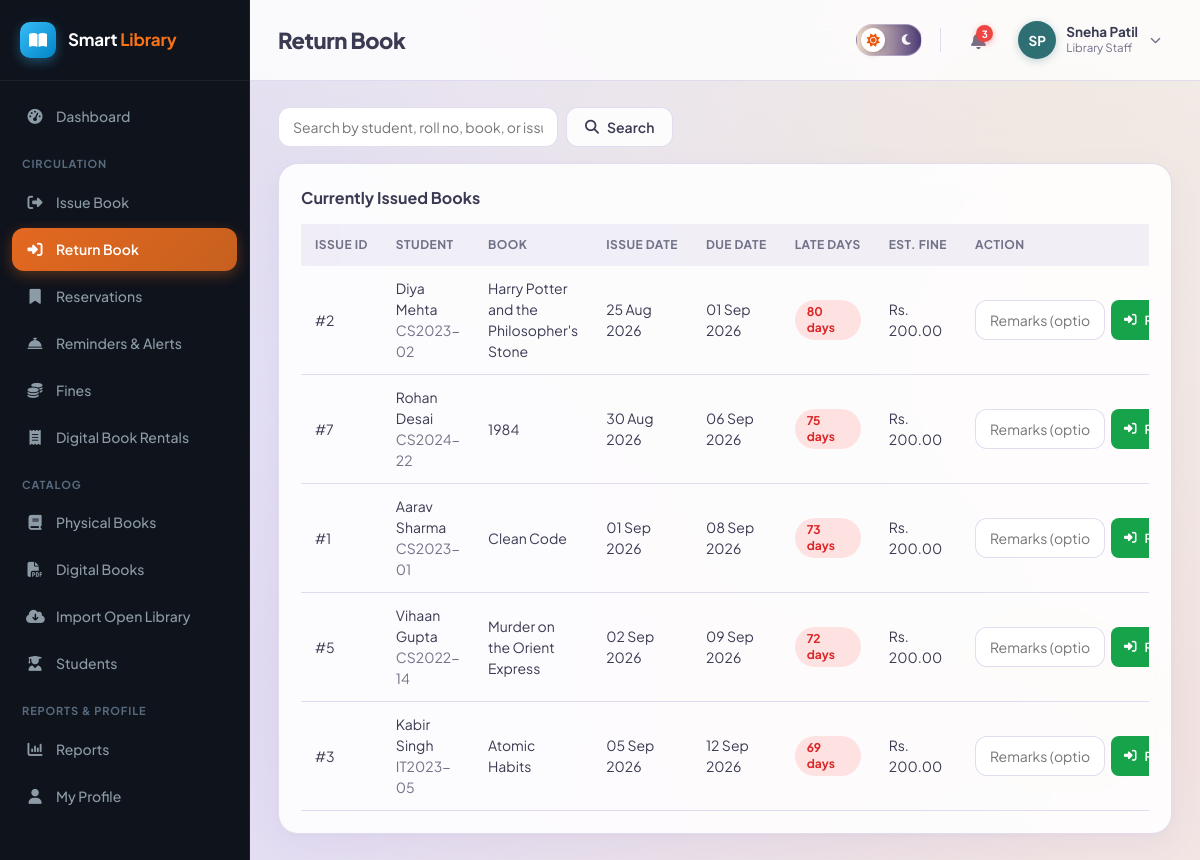
The page /librarian/return-book.php (signed in) on the database its author committed.
### tables this page shows
CREATE TABLE book_issues (
    id INT AUTO_INCREMENT PRIMARY KEY,
    student_id INT NOT NULL,
    book_id INT NOT NULL,
    issued_by INT DEFAULT NULL,           
    issue_date DATE NOT NULL,
    due_date DATE NOT NULL,
    return_date DATE DEFAULT NULL,
    status ENUM('issued','returned','overdue','lost') NOT NULL DEFAULT 'issued',
    created_at TIMESTAMP DEFAULT CURRENT_TIMESTAMP,
    FOREIGN KEY (student_id) REFERENCES students(id) ON DELETE CASCADE,
    FOREIGN KEY (book_id) REFERENCES books(id) ON DELETE CASCADE,
    FOREIGN KEY (issued_by) REFERENCES users(id) ON DELETE SET NULL
);

CREATE TABLE users (
    id INT AUTO_INCREMENT PRIMARY KEY,
    name VARCHAR(120) NOT NULL,
    email VARCHAR(150) NOT NULL UNIQUE,
    password VARCHAR(255) NOT NULL,
    role ENUM('admin','librarian','student') NOT NULL,
    phone VARCHAR(20) DEFAULT NULL,
    photo VARCHAR(255) DEFAULT NULL,
    status ENUM('active','inactive') NOT NULL DEFAULT 'active',
    reset_token VARCHAR(255) DEFAULT NULL,
    reset_expires DATETIME DEFAULT NULL,
    created_at TIMESTAMP DEFAULT CURRENT_TIMESTAMP,
    updated_at TIMESTAMP DEFAULT CURRENT_TIMESTAMP ON UPDATE CURRENT_TIMESTAMP
);

CREATE TABLE students (
    id INT AUTO_INCREMENT PRIMARY KEY,
    user_id INT NOT NULL,
    roll_number VARCHAR(40) NOT NULL UNIQUE,
    course VARCHAR(100) DEFAULT NULL,
    department VARCHAR(100) DEFAULT NULL,
    year VARCHAR(20) DEFAULT NULL,
    division VARCHAR(20) DEFAULT NULL,
    address VARCHAR(255) DEFAULT NULL,
    registration_date DATE NOT NULL,
    max_books INT NOT NULL DEFAULT 3,
    created_at TIMESTAMP DEFAULT CURRENT_TIMESTAMP,
    updated_at TIMESTAMP DEFAULT CURRENT_TIMESTAMP ON UPDATE CURRENT_TIMESTAMP,
    FOREIGN KEY (user_id) REFERENCES users(id) ON DELETE CASCADE
);

CREATE TABLE books (
    id INT AUTO_INCREMENT PRIMARY KEY,
    isbn VARCHAR(30) NOT NULL UNIQUE,
    title VARCHAR(200) NOT NULL,
    author_id INT DEFAULT NULL,
    category_id INT DEFAULT NULL,
    publisher_id INT DEFAULT NULL,
    publication_year YEAR DEFAULT NULL,
    edition VARCHAR(30) DEFAULT NULL,
    language VARCHAR(40) DEFAULT 'English',
    pages INT DEFAULT NULL,
    price DECIMAL(10,2) DEFAULT 0.00,
    shelf_number VARCHAR(30) DEFAULT NULL,
    total_copies INT NOT NULL DEFAULT 1,
    available_copies INT NOT NULL DEFAULT 1,
    description TEXT DEFAULT NULL,
    image VARCHAR(255) DEFAULT NULL,
    status ENUM('active','inactive') NOT NULL DEFAULT 'active',
    created_at TIMESTAMP DEFAULT CURRENT_TIMESTAMP,
    updated_at TIMESTAMP DEFAULT CURRENT_TIMESTAMP ON UPDATE CURRENT_TIMESTAMP,
    FOREIGN KEY (author_id) REFERENCES authors(id) ON DELETE SET NULL,
    FOREIGN KEY (category_id) REFERENCES categories(id) ON DELETE SET NULL,
    FOREIGN KEY (publisher_id) REFERENCES publishers(id) ON DELETE SET NULL,
    INDEX idx_title (title),
    INDEX idx_isbn (isbn)
);

### includes/functions.php (called while the page is built, shortened)
<?php
function e($value) {
    return htmlspecialchars($value ?? '', ENT_QUOTES, 'UTF-8');
}
function getSettings($pdo) {
    static $settings = null;
    if ($settings === null) {
        $stmt = $pdo->query("SELECT * FROM library_settings LIMIT 1");
        $settings = $stmt->fetch() ?: [
            'borrow_period_days' => 7, 'fine_per_day' => 5, 'max_fine' => 200,
            'grace_period_days' => 0, 'max_books_per_student' => 3, 'reservation_valid_days' => 3,
            'library_name' => 'Smart Library',
        ];
    }
    return $settings;
}
function calculateFine($lateDays, $settings) {
    $grace = (int)($settings['grace_period_days'] ?? 0);
    $billableDays = max(0, $lateDays - $grace);
    $fine = $billableDays * (float)$settings['fine_per_day'];
    $max = (float)$settings['max_fine'];
    return $max > 0 ? min($fine, $max) : $fine;
}
function fmtDate($date) {
    return date('d M Y', strtotime($date));
}

### librarian/return-book.php (the view, shortened to what this page needs)
<?php
require_once __DIR__ . '/../config/database.php';
require_once __DIR__ . '/../includes/functions.php';
require_once __DIR__ . '/../includes/auth-check.php';
$settings = getSettings($pdo);
$search = trim($_GET['q'] ?? '');
$where = "WHERE bi.status IN ('issued','overdue')";
$params = [];
$stmt = $pdo->prepare("
    SELECT bi.*, b.title, s.roll_number, u.name student_name,
        DATEDIFF(CURDATE(), bi.due_date) late_days
    FROM book_issues bi
    JOIN books b ON b.id = bi.book_id
    JOIN students s ON s.id = bi.student_id
    JOIN users u ON u.id = s.user_id
    $where ORDER BY bi.due_date ASC");
$stmt->execute($params);
$activeIssues = $stmt->fetchAll();
include __DIR__ . '/../includes/header.php';
?>
<div class="table-toolbar">
    <form method="GET" class="flex gap-2">
        <input type="text" name="q" class="form-control" style="width:280px;" placeholder="Search by student, roll no, book, or issue ID..." value="<?= e($search) ?>">
        <button class="btn btn-outline" type="submit"><i class="fa-solid fa-magnifying-glass"></i> Search</button>
    </form>
</div>
<div class="card">
    <h3>Currently Issued Books</h3>
    <?php if (!$activeIssues): ?>
        <div class="empty-state"><i class="fa-solid fa-circle-check"></i>No matching active issues found.</div>
    <?php else: ?>
    <div class="table-wrap">
        <table class="data-table">
            <thead><tr><th>Issue ID</th><th>Student</th><th>Book</th><th>Issue Date</th><th>Due Date</th><th>Late Days</th><th>Est. Fine</th><th>Action</th></tr></thead>
            <tbody>
            <?php foreach ($activeIssues as $r):
                $late = max(0, (int)$r['late_days']);
                $estFine = calculateFine($late, $settings);
            ?>
                <tr>
                    <td>#<?= $r['id'] ?></td>
                    <td><?= e($r['student_name']) ?><br><span class="text-muted"><?= e($r['roll_number']) ?></span></td>
                    <td><?= e($r['title']) ?></td>
                    <td><?= fmtDate($r['issue_date']) ?></td>
                    <td><?= fmtDate($r['due_date']) ?></td>
                    <td><?= $late > 0 ? '<span class="badge badge-red">' . $late . ' days</span>' : '<span class="badge badge-green">On time</span>' ?></td>
                    <td><?= $estFine > 0 ? 'Rs. ' . number_format($estFine, 2) : '—' ?></td>
                    <td>
                        <form method="POST" style="display:flex; gap:6px;">
                            <input type="text" name="remarks" class="form-control btn-sm" placeholder="Remarks (optional)" style="width:130px;">
                            <button class="btn btn-sm btn-success" type="submit"><i class="fa-solid fa-right-to-bracket"></i> Return</button>
                        </form>
                    </td>
                </tr>
            <?php endforeach; ?>
            </tbody>
        </table>
    </div>
    <?php endif; ?>
</div>
<?php include __DIR__ . '/../includes/footer.php'; ?>

### assets/css/style.css (style rules this page uses)
:root { --primary: #6A5ACD; --primary-dark: #5A3B8C; --primary-mid: #8B7CC7; --primary-light: rgba(201, 194, 227, 0.4); --lavender: #C9C2E3; --accent-orange: #C6601F; --accent-orange-hover: #d96b27; --accent-teal: #2E6F73; --accent-teal-light: rgba(46, 111, 115, 0.16); --accent-sand: #EADCC8; --accent-sand-light: rgba(234, 220, 200, 0.5); --success: #16a34a; --success-light: #dcfce7; --warning: #ca8a04; --warning-light: #fef9c3; --danger: #dc2626; --danger-light: #fee2e2; --text: #3A3A52; --text-muted: #717188; --bg: #F7F5FC; --white: #ffffff; --card-bg: rgba(255, 255, 255, 0.88); --card-border: rgba(201, 194, 227, 0.55); --border: rgba(201, 194, 227, 0.55); --gray-light: #f6f5fb; --gray: #88889d; --sidebar-w: 250px; --radius: 20px; --pill-radius: 999px; --shadow: 0 10px 30px rgba(123, 109, 216, 0.07), 0 2px 8px rgba(46, 43, 43, 0.03); }
* { box-sizing: border-box; }
body { margin: 0; font-family: 'Plus Jakarta Sans', system-ui, -apple-system, BlinkMacSystemFont, Roboto, sans-serif; background-color: var(--bg); background-image: radial-gradient(at 10% 15%, rgba(201, 194, 227, 0.45) 0px, transparent 60%), radial-gradient(at 88% 12%, rgba(234, 220, 200, 0.5) 0px, transparent 60%), radial-gradient(at 90% 85%, rgba(198, 96, 31, 0.14) 0px, transparent 65%), radial-gradient(at 15% 85%, rgba(121, 106, 220, 0.18) 0px, transparent 65%); background-attachment: fixed; color: var(--text); font-size: 15px; line-height: 1.5; -webkit-font-smoothing: antialiased; }
.card { background: var(--card-bg); border: 1px solid var(--card-border); border-radius: var(--radius); box-shadow: var(--shadow); padding: 22px; backdrop-filter: blur(14px); -webkit-backdrop-filter: blur(14px); transition: transform 0.2s ease, box-shadow 0.2s ease; }
.card h3 { margin: 0 0 14px; font-size: 16px; font-weight: 700; color: var(--text); }
.btn { display: inline-flex; align-items: center; gap: 8px; padding: 9px 18px; border-radius: 12px; border: 1px solid transparent; font-size: 14px; font-weight: 600; cursor: pointer; text-decoration: none; font-family: inherit; transition: all 0.18s ease; }
.btn-outline { background: var(--card-bg); border-color: var(--border); color: var(--text); }
.btn-success { background: var(--success); color: #fff; }
.btn-sm { padding: 6px 12px; font-size: 12.5px; border-radius: 8px; }
.form-control { width: 100%; padding: 10px 14px; border: 1px solid var(--border); border-radius: 12px; font-size: 14px; background: var(--white); color: var(--text); font-family: inherit; transition: border-color 0.15s ease, box-shadow 0.15s ease; }
.table-wrap { overflow-x: auto; }
table.data-table { width: 100%; border-collapse: collapse; font-size: 14px; }
.data-table th { text-align: left; padding: 12px 14px; background: rgba(201, 194, 227, 0.25); font-weight: 700; font-size: 12px; text-transform: uppercase; letter-spacing: 0.04em; color: var(--text-muted); white-space: nowrap; }
.data-table td { padding: 12px 14px; border-bottom: 1px solid var(--border); vertical-align: middle; }
.table-toolbar { display: flex; justify-content: space-between; align-items: center; margin-bottom: 16px; gap: 12px; flex-wrap: wrap; }
.badge { padding: 4px 12px; border-radius: 999px; font-size: 12px; font-weight: 700; display: inline-block; line-height: 1.3; }
.badge-red { background: var(--danger-light); color: var(--danger); }
.text-muted { color: var(--text-muted); }
.flex { display: flex; }
.gap-2 { gap: 8px; }

### rows shown on the page
book_issues: id "2", users.name "Diya Mehta", student.roll_number "CS2023-02", book.title "Harry Potter and the Philosopher's Stone", issue_date "25 Aug 2026", due_date "01 Sep 2026", late "80", estFine "200.00"
book_issues: id "7", users.name "Rohan Desai", student.roll_number "CS2024-22", book.title "1984", issue_date "30 Aug 2026", due_date "06 Sep 2026", late "75", estFine "200.00"
book_issues: id "1", users.name "Aarav Sharma", student.roll_number "CS2023-01", book.title "Clean Code", issue_date "01 Sep 2026", due_date "08 Sep 2026", late "73", estFine "200.00"
book_issues: id "5", users.name "Vihaan Gupta", student.roll_number "CS2022-14", book.title "Murder on the Orient Express", issue_date "02 Sep 2026", due_date "09 Sep 2026", late "72", estFine "200.00"
book_issues: id "3", users.name "Kabir Singh", student.roll_number "IT2023-05", book.title "Atomic Habits", issue_date "05 Sep 2026", due_date "12 Sep 2026", late "69", estFine "200.00"

### other values the page prints
$label "Dashboard"
$item['_section'] "CIRCULATION"
$label "Issue Book"
$label "Return Book"
$label "Reservations"
$label "Reminders & Alerts"
$label "Fines"
$label "Digital Book Rentals"
$item['_section'] "CATALOG"
$label "Physical Books"
$label "Digital Books"
$label "Import Open Library"
$label "Students"
$item['_section'] "REPORTS & PROFILE"
$label "Reports"
